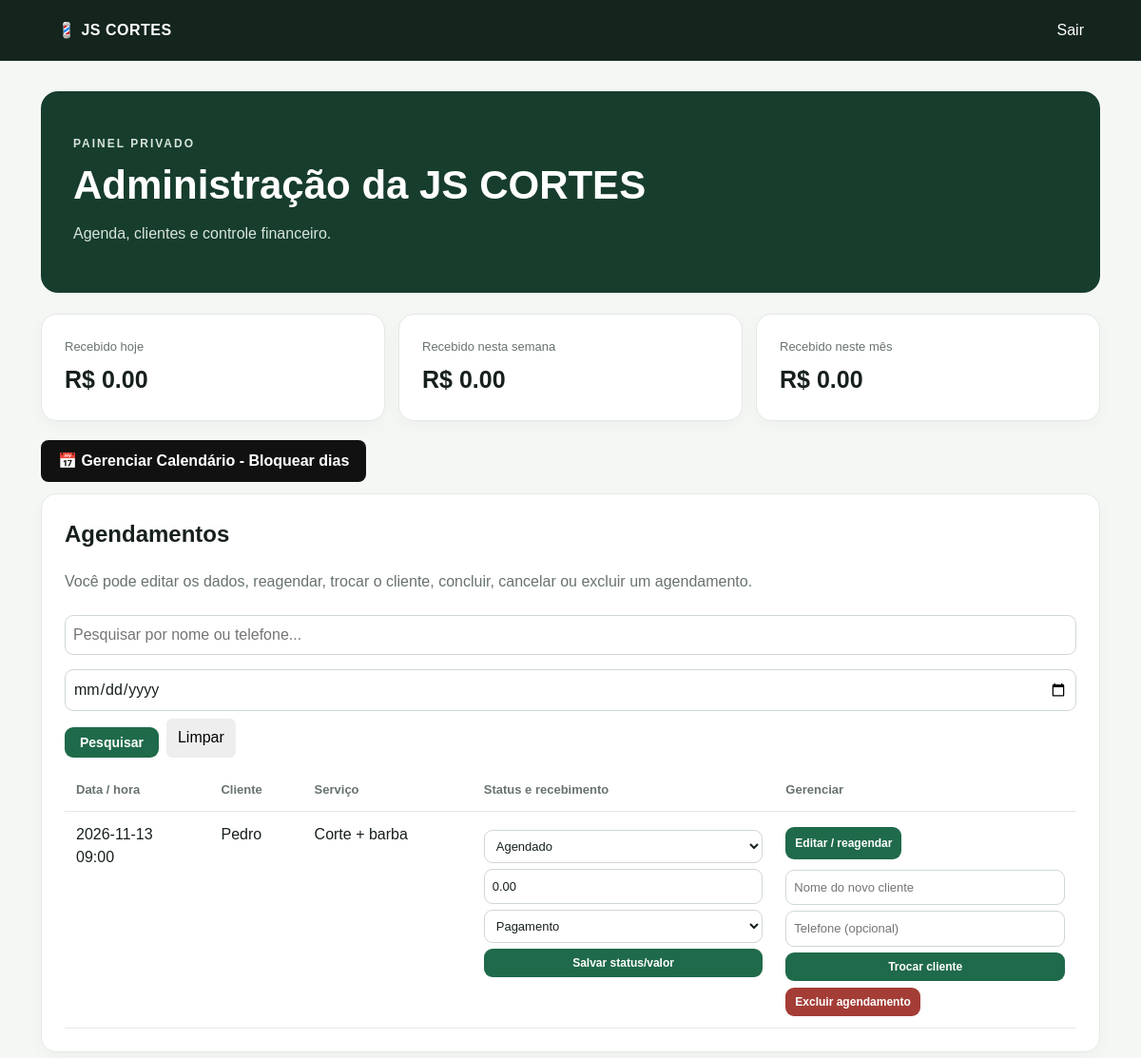
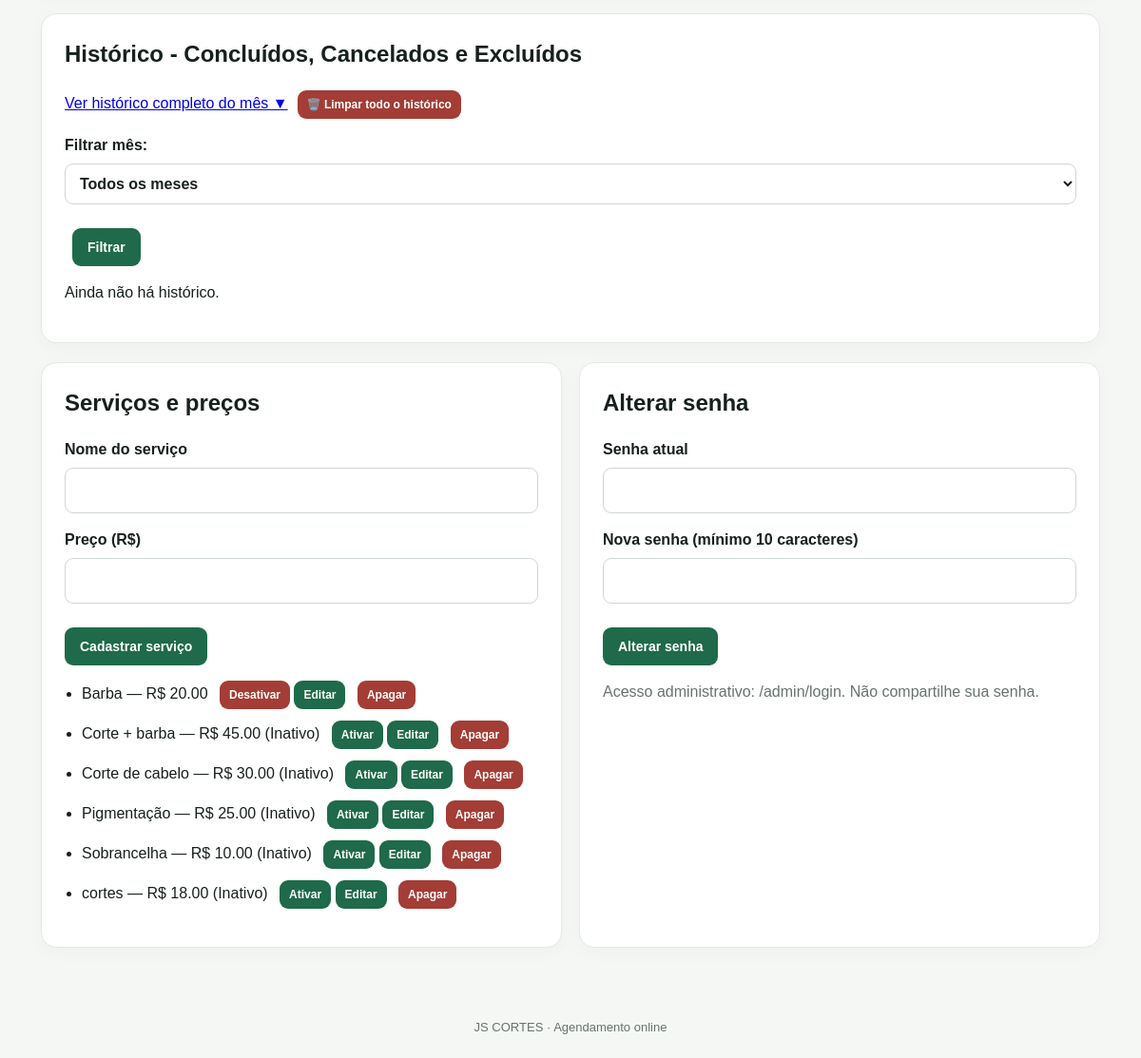
Screenshot of /admin (signed in) with the database file from the repository (2 pictures, top to bottom).
### tables this page shows
CREATE TABLE appointments (
            id INTEGER PRIMARY KEY,
            customer_name TEXT NOT NULL,
            phone TEXT,
            service_id INTEGER NOT NULL,
            appointment_date TEXT NOT NULL,
            appointment_time TEXT NOT NULL,
            status TEXT NOT NULL DEFAULT 'Agendado',
            amount_paid REAL NOT NULL DEFAULT 0,
            payment_method TEXT,
            notes TEXT,
            created_at TEXT NOT NULL,
            FOREIGN KEY(service_id) REFERENCES services(id)
        );

CREATE TABLE services (
            id INTEGER PRIMARY KEY,
            name TEXT NOT NULL,
            price REAL NOT NULL DEFAULT 0,
            active INTEGER NOT NULL DEFAULT 1
        );

### app.py (the view, shortened to what this page needs)
@app.route("/admin")
@admin_required
def dashboard():
    today = date.today()
    week_start = today - timedelta(days=today.weekday())
    month_start = today.replace(day=1)
    with db() as con:
        services = con.execute("SELECT * FROM services ORDER BY name").fetchall()
        search = request.args.get("q", "").strip()
        date_filter = request.args.get("data", "").strip()
    query = """
        SELECT a.*, s.name AS service_name, s.price AS service_price
        FROM appointments a JOIN services s ON s.id=a.service_id
        WHERE (? = '' OR a.customer_name LIKE '%' || ? || '%' OR a.phone LIKE '%' || ? || '%')
        AND (? = '' OR a.appointment_date = ?)
        ORDER BY a.appointment_date DESC, a.appointment_time DESC
    """
    appointments = con.execute(query, (search, search, search, date_filter, date_filter)).fetchall()
    show_all = request.args.get("ver_historico") == "tudo" or request.args.get("show_all") in ("1", "tudo", "true")
    mes_filtro = request.args.get("mes_filtro", "")
    active_appointments = [a for a in appointments if a["status"] not in ("Concluído", "Cancelado", "Excluído")]
    history_all = [a for a in appointments if a["status"] in ("Concluído", "Cancelado", "Excluído")]
    history_appointments = history_all if show_all else history_all[:3]
    meses = {"01":"Janeiro","02":"Fevereiro","03":"Março","04":"Abril","05":"Maio","06":"Junho","07":"Julho","08":"Agosto","09":"Setembro","10":"Outubro","11":"Novembro","12":"Dezembro"}
    history_by_month = {}
    def total(start, end):
            row = con.execute("""
                SELECT COALESCE(SUM(amount_paid),0) AS total FROM appointments
                WHERE status='Concluído' AND appointment_date BETWEEN ? AND ?
            """, (start.isoformat(), end.isoformat())).fetchone()
            return row["total"]
    day_total = total(today, today)
    week_total = total(week_start, today)
    month_total = total(month_start, today)
    return render_template("admin.html", appointments=appointments, active_appointments=active_appointments, history_appointments=history_appointments, services=services,
                           day_total=day_total, week_total=week_total, month_total=month_total,
                           history_by_month=history_by_month,
                           history_all=history_all, show_all=show_all, mes_filtro=mes_filtro,
                           today=today.isoformat(),search=search, date_filter=date_filter)

### app.py (called while the page is built)
def db():
    con = sqlite3.connect(DB)
    con.row_factory = sqlite3.Row
    con.execute("PRAGMA foreign_keys = ON")
    return con

def admin_required(fn):
    @wraps(fn)
    def wrapper(*args, **kwargs):
        if not session.get("admin_id"):
            return redirect(url_for("login"))
        return fn(*args, **kwargs)
    return wrapper

### templates/admin.html (shortened to what this page needs)
{% extends "base.html" %}{% block title %}Painel · JS CORTES{% endblock %}{% block content %}
<section class="hero"><p class="eyebrow">PAINEL PRIVADO</p><h1>Administração da JS CORTES</h1><p>Agenda, clientes e controle financeiro.</p></section>
<div class="stats"><div class="stat"><span>Recebido hoje</span><strong>R$ {{'%.2f'|format(day_total)}}</strong></div>
<div class="stat"><span>Recebido nesta semana</span><strong>R$ {{'%.2f'|format(week_total)}}</strong></div>
<div class="stat"><span>Recebido neste mês</span><strong>R$ {{'%.2f'|format(month_total)}}</strong></div></div>
<p style="margin:12px 0;"><a href="/admin/calendario" style="display:inline-block; padding:10px 18px; background:#111; color:#fff; border-radius:8px; text-decoration:none; font-weight:bold;">📅 Gerenciar Calendário - Bloquear dias</a></p>
<section class="panel"><h2>Agendamentos</h2><p class="muted">Você pode editar os dados, reagendar, trocar o cliente, concluir, cancelar ou excluir um agendamento.</p>
<form method="get" action="/admin" style="display:flex; gap:8px; margin:12px 0; flex-wrap:wrap;">
  <input name="q" value="{{ search }}" placeholder="Pesquisar por nome ou telefone..." style="flex:1; padding:8px;">
  <input type="date" name="data" value="{{ date_filter }}" style="padding:8px;">
  <button type="submit" style="padding:8px 16px;">Pesquisar</button>
  <a href="/admin" style="padding:8px 12px; background:#eee; border-radius:6px; text-decoration:none; color:#000;">Limpar</a>
</form>
    <div class="table-wrap"><table><thead><tr><th>Data / hora</th><th>Cliente</th><th>Serviço</th><th>Status e recebimento</th><th>Gerenciar</th></tr></thead><tbody>
    {% for a in active_appointments %}<tr><td>{{a.appointment_date}}<br>{{a.appointment_time}}</td><td>{{a.customer_name}}<br><small>{{a.phone or ''}}</small></td><td>{{a.service_name}}</td>
<td><form class="stack-form" method="post" action="/admin/agendamento/{{a.id}}/atualizar">
<select name="status">{% for st in ['Agendado','Concluído','Cancelado'] %}<option {% if a.status==st %}selected{% endif %}>{{st}}</option>{% endfor %}</select>
<input name="amount_paid" type="number" min="0" step="0.01" value="{{'%.2f'|format(a.amount_paid)}}" aria-label="Valor recebido" placeholder="Valor recebido">
<select name="payment_method"><option value="">Pagamento</option>{% for p in ['Pix','Dinheiro','Cartão','Outro'] %}<option {% if a.payment_method==p %}selected{% endif %}>{{p}}</option>{% endfor %}</select>
<button class="small">Salvar status/valor</button></form></td>
<td class="actions"><a class="button-link small" href="/admin/agendamento/{{a.id}}/editar">Editar / reagendar</a>
{% if a.status=='Agendado' %}<form method="post" action="/admin/agendamento/{{a.id}}/trocar-cliente" class="stack-form" onsubmit="return confirm('Trocar o cliente deste horário?')">
<input name="customer_name" required placeholder="Nome do novo cliente"><input name="phone" placeholder="Telefone (opcional)"><button class="small">Trocar cliente</button></form>{% endif %}
{% if a.status!='Concluído' %}<form method="post" action="/admin/agendamento/{{a.id}}/excluir" onsubmit="return confirm('Tem certeza que deseja excluir este agendamento? O horário será liberado.')"><button class="danger small">Excluir agendamento</button></form>{% else %}<small class="muted">Histórico financeiro protegido</small>{% endif %}</td></tr>
{% else %}<tr><td colspan="5">Ainda não há agendamentos.</td></tr>{% endfor %}</tbody></table></div></section>
<section class="panel"><h2>Histórico - Concluídos, Cancelados e Excluídos</h2>
  {% if show_all %}<a href="/admin">Ver só os 3 últimos ▲</a>{% else %}<a href="/admin?show_all=1">Ver histórico completo do mês ▼</a>{% endif %}<form method="post" action="/admin/historico/limpar" onsubmit="return confirm('Apagar TODO o histórico? Isso não tem volta!')" style="display:inline;margin-left:10px"><button class="danger small">🗑️ Limpar todo o histórico</button></form><form method="get" action="/admin" style="margin:12px 0"><label>Filtrar mês: <select name="mes_filtro"><option value="">Todos os meses</option></select></label><button style="margin-left:8px">Filtrar</button></form>{% if not history_by_month %}<p>Ainda não há histórico.</p>{% endif %}</section>
<div class="two-col"><section class="panel"><h2>Serviços e preços</h2><form method="post" action="/admin/servico"><label>Nome do serviço<input name="name" required></label><label>Preço (R$)<input name="price" type="number" min="0" step="0.01" required></label><button>Cadastrar serviço</button></form>
<ul class="service-list">{% for s in services %}<li class="{% if not s.active %}off{% endif %}"><span>{{s.name}} — R$ {{'%.2f'|format(s.price)}} {% if not s.active %}(Inativo){% endif %}</span><span class="row">
{% if s.active %}
<form method="post" action="/admin/servico/{{s.id}}/desativar"><button class="danger small">Desativar</button></form>
{% else %}
<form method="post" action="/admin/servico/{{s.id}}/ativar"><button class="small">Ativar</button></form>
{% endif %}
<a href="/admin/servico/{{s.id}}/editar"><button type="button" class="small">Editar</button></a>
<form method="post" action="/admin/servico/{{s.id}}/excluir" onsubmit="return confirm('Apagar esse serviço?')"><button class="danger small">Apagar</button></form>
</span></li>{% endfor %}</ul></section>
<section class="panel"><h2>Alterar senha</h2><form method="post" action="/admin/senha"><label>Senha atual<input type="password" name="current_password" required></label><label>Nova senha (mínimo 10 caracteres)<input type="password" name="new_password" minlength="10" required></label><button>Alterar senha</button></form><p class="muted">Acesso administrativo: /admin/login. Não compartilhe sua senha.</p></section></div>{% endblock %}

### templates/base.html (shortened to what this page needs)
<!doctype html><html lang="pt-br"><head><meta charset="utf-8"><meta name="viewport" content="width=device-width, initial-scale=1">
<link rel="stylesheet" href="{{ url_for('static', filename='style.css') }}"><link rel="stylesheet" href="https://cdn.jsdelivr.net/npm/flatpickr/dist/flatpickr.min.css"></head>
<body><header><a class="brand" href="/">💈 JS CORTES</a>{% if session.get('admin_id') %}<a href="/admin/sair">Sair</a>{% endif %}</header>
<main>{% with messages=get_flashed_messages() %}{% if messages %}<div class="notice">{% for m in messages %}<p>{{m}}</p>{% endfor %}</div>{% endif %}{% endwith %}
{% block content %}{% endblock %}</main><footer>JS CORTES · Agendamento online</footer></body></html>

### static/style.css (style rules this page uses)
:root { --ink:#17201d;--muted:#68736e;--green:#1f6a4a;--line:#e4e9e5;--bg:#f5f7f5 }
* { box-sizing:border-box }
body { margin:0;background:var(--bg);color:var(--ink);font:16px/1.5 Arial,sans-serif }
header { height:64px;background:#14251e;color:white;display:flex;align-items:center;justify-content:space-between;padding:0 max(5%,calc((100% - 1100px)/2)) }
header a { color:white;text-decoration:none }
.brand { font-weight:800;letter-spacing:.5px }
main { max-width:1150px;margin:32px auto;padding:0 18px;min-height:75vh }
.hero { background:#173d2d;color:white;padding:34px;border-radius:18px;margin-bottom:22px }
.hero h1 { font-size:clamp(28px,5vw,42px);line-height:1.1;margin:8px 0 }
.hero p { color:#d7e5dc }
.eyebrow { font-size:12px;letter-spacing:2px;font-weight:bold }
.panel,.stat { background:white;border:1px solid var(--line);border-radius:16px;padding:24px;margin-bottom:20px;box-shadow:0 5px 18px #17201d08 }
.panel h2 { margin-top:0 }
label { display:block;font-weight:650;margin:16px 0 }
input,select { display:block;width:100%;margin-top:7px;padding:11px;border:1px solid #cfd8d1;border-radius:9px;background:white;font:inherit;color:var(--ink) }
button,.button-link { border:0;background:var(--green);color:white;padding:12px 16px;border-radius:9px;font-weight:bold;font-size:14px;cursor:pointer;text-decoration:none;display:inline-block }
form>button { margin-top:9px }
.stats { display:grid;grid-template-columns:repeat(3,1fr);gap:14px;margin-bottom:20px }
.stat { margin:0 }
.stat span { display:block;color:var(--muted);font-size:13px }
.stat strong { display:block;font-size:25px;margin-top:6px }
.table-wrap { overflow-x:auto }
table { width:100%;border-collapse:collapse;min-width:1000px }
th,td { text-align:left;padding:12px;border-bottom:1px solid var(--line);vertical-align:top }
th { font-size:13px;color:var(--muted) }
.stack-form { display:grid;gap:6px;margin:7px 0 }
.stack-form input,.stack-form select { margin:0;padding:8px;font-size:13px }
.small { width:auto;padding:8px 10px;font-size:12px;margin:0 }
.danger { background:#a33d36 }
.actions { min-width:190px }
.actions>a { margin:4px 0 }
.two-col { display:grid;grid-template-columns:1fr 1fr;gap:18px }
.service-list { padding-left:18px }
.service-list li { margin:12px 0 }
.service-list form { display:inline-block;margin-left:8px }
.muted,small { color:var(--muted) }
footer { text-align:center;color:var(--muted);padding:22px;font-size:13px }

### rows the page displays
appointments: appointment_date "2026-11-13", appointment_time "09:00", customer_name "Pedro", service_name "Corte + barba", status "Agendado", amount_paid "0.00"
services: name "Barba", price "20.00"
services: name "Corte + barba", price "45.00", active "(Inativo)"
services: name "Corte de cabelo", price "30.00", active "(Inativo)"
services: name "Pigmentação", price "25.00", active "(Inativo)"
services: name "Sobrancelha", price "10.00", active "(Inativo)"
services: name "cortes", price "18.00", active "(Inativo)"

### other values shown
{{ '%.2f'|format(day_total) }} "0.00"
{{ '%.2f'|format(week_total) }} "0.00"
{{ '%.2f'|format(month_total) }} "0.00"
